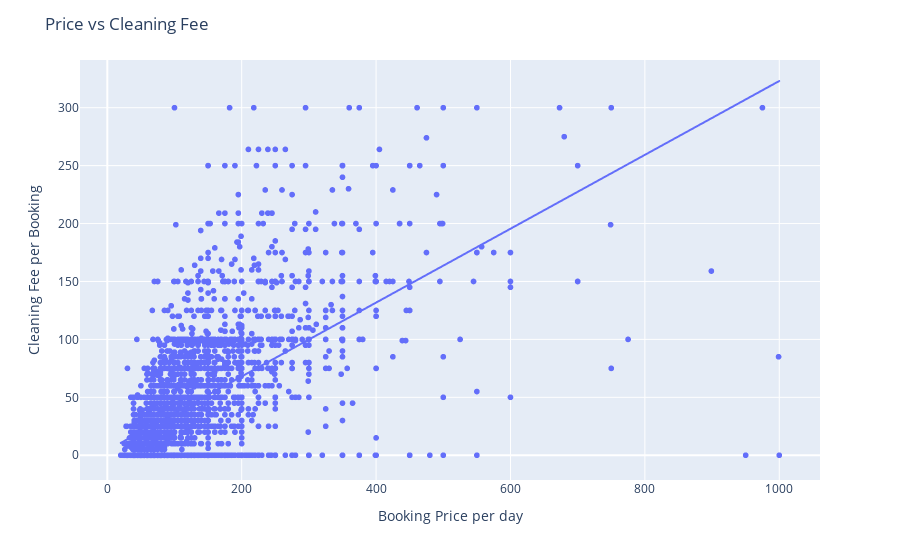

The notebook cell this image was saved under:
### Code cell
reg = px.scatter(df, x= 'price', y= 'cleaning_fee', trendline="ols")
reg.update_layout(title= 'Price vs Cleaning Fee', yaxis_title= 'Cleaning Fee per Booking', xaxis_title= 'Booking Price per day')
reg.show()

### Figure 1 — Plotly figure (JSON) as saved in the notebook; plotly's stock layout.template omitted (floating-point values rounded to 4 significant figures; data arrays with more than 128 entries replaced by an {"elided": "..."} marker saying what was removed)
{"data": [{"hovertemplate": "price=%{x}<br>cleaning_fee=%{y}<extra></extra>", "legendgroup": "", "marker": {"color": "#636efa", "symbol": "circle"}, "mode": "markers", "name": "", "showlegend": false, "type": "scattergl", "x": {"elided": "3817 int values"}, "xaxis": "x", "y": {"elided": "3817 int values"}, "yaxis": "y"}, {"hovertemplate": "<b>OLS trendline</b><br>cleaning_fee = 0.318806 * price + 4.25482<br>R<sup>2</sup>=0.332312<br><br>price=%{x}<br>cleaning_fee=%{y} <b>(trend)</b><extra></extra>", "legendgroup": "", "marker": {"color": "#636efa", "symbol": "circle"}, "mode": "lines", "name": "", "showlegend": false, "type": "scattergl", "x": {"elided": "3817 int values"}, "xaxis": "x", "y": {"elided": "3817 float values"}, "yaxis": "y"}], "layout": {"legend": {"tracegroupgap": 0}, "margin": {"t": 60}, "title": {"text": "Price vs Cleaning Fee"}, "xaxis": {"anchor": "y", "domain": [0, 1], "title": {"text": "Booking Price per day"}}, "yaxis": {"anchor": "x", "domain": [0, 1], "title": {"text": "Cleaning Fee per Booking"}}}}
